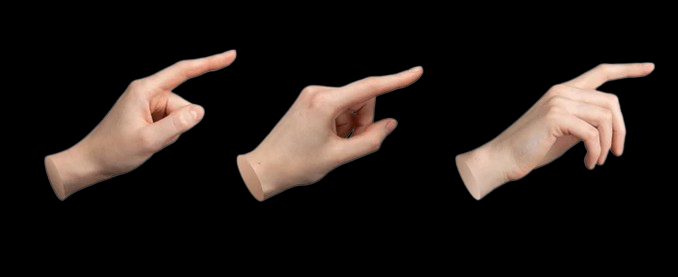
#> input picture Pertemuan_2/hands.jpg, 678 x 277 px
$ jupyter execute 2.2_object_orientation_pca_convex_hull.ipynb
#> lines starting #> are read from the running program, lines starting #| are printed output that depends on the picture; after the words box and inside, x2 and y2 are one past the last pixel; in counts of white or black regions, pixels touching at a corner belong together
### 2.2 Compute 'irregular + concave shape' object orientation using Convex Hull + PCA

- The `cv2.convexHull()` function in OpenCV is used to find the **convex hull** of a set of points,
    - which is the smallest convex shape that fully encloses the given points.
- It is commonly used in **shape analysis and object detection** to remove concavities and outliers.
```python
    hull = cv2.convexHull(points[, hull[, clockwise[, returnPoints]]])
```
- Parameter :
    - `points` are the contours we pass into. <br>
    - `hull` Output array to store hull indices (used when `returnPoints=False`). <br>
    - `clockwise` : Orientation flag. If it is `True`, the output convex hull is oriented clockwise. Otherwise, it is oriented counter-clockwise. <br>
    - `returnPoints` : If `True`, returns the hull points. If `False`, returns the indices of convex hull points in the original contour. Default: `True`. <br>
    </img><br><br>

[cell 1]
import cv2
import numpy as np
import matplotlib.pyplot as plt

print("OpenCV version: " + cv2.__version__)

#### EXAMPLE 1 - Find Object Orientation using PCA + Convex Hull

[cell 2]
# Load and convert the image to grayscale
image = cv2.imread("hands.jpg")
#> image is the input picture: shape (277, 678, 3); mean B, G, R 23.2, 26.7, 33.5
gray = cv2.cvtColor(image, cv2.COLOR_BGR2GRAY)
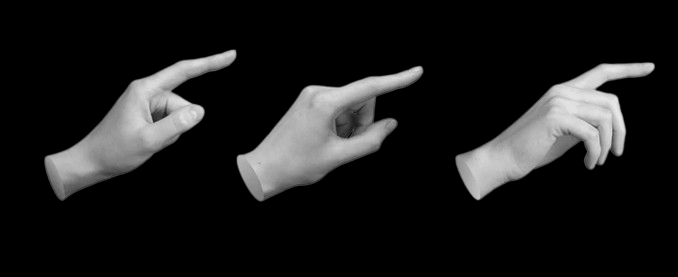
#> gray: shape (277, 678); min 0, max 233, mean 28.3

# Step 1: Apply simple Binary Thresholding (Inverse Binary Thresholding)
_, binary = cv2.threshold(gray, 70, 255, cv2.THRESH_BINARY)
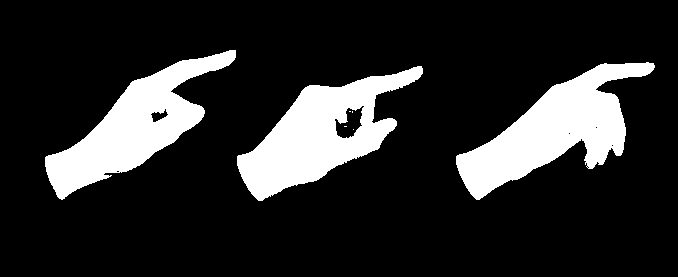
#> binary: shape (277, 678); 16.9% white; 7 white regions (4 under 20 px), largest, box (x1, y1, x2, y2) and area: (456, 62, 655, 200) 11106, (237, 66, 423, 201) 10619, (45, 50, 236, 200) 9994

# Step 2: Apply Canny Edge Detection
edges = cv2.Canny(binary, 50, 200)
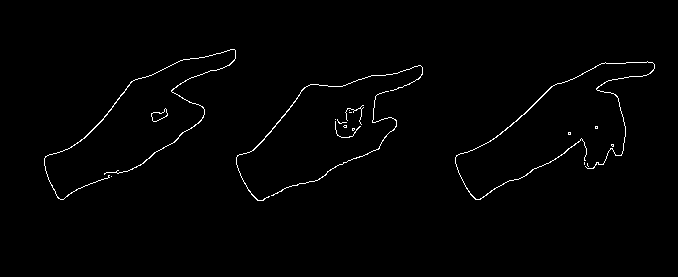
#> edges: shape (277, 678); 1.1% white in thin lines or dots, all inside (x1, y1, x2, y2) = (44, 49, 655, 201)

# Display the images binary and edges
plt.figure(figsize=(20,10))

plt.subplot(1, 2, 1)
plt.imshow(binary, cmap="gray")
plt.title("Binary Image")
plt.axis("off")

plt.subplot(1, 2, 2)
plt.imshow(edges, cmap="gray")
plt.title("Canny Edge Detection")
plt.axis("off")

plt.show()
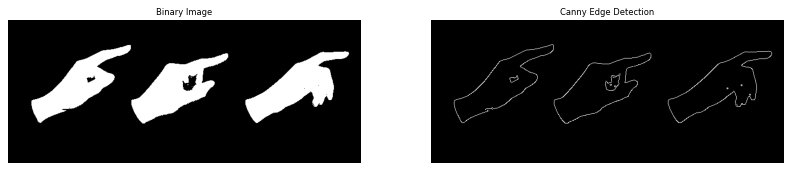
#> figure drawn by matplotlib, 2 panels

[cell 3]
# Step 3: Find contours
contours, _ = cv2.findContours(binary, cv2.RETR_EXTERNAL, cv2.CHAIN_APPROX_SIMPLE)
#> contours = 3 contours; box (x1, y1, x2, y2) and area: (237, 66, 423, 201) 10867, (456, 62, 655, 200) 10823, (45, 50, 236, 200) 9842

# Step 4: Calculate minimum area bounding rectangle
output = image.copy()
for contour in contours:

    # filter out small contours
    if cv2.contourArea(contour) < 50:
        continue

    # modify contour by applying convex hull
    contour = cv2.convexHull(contour)

    # draw contour
    cv2.drawContours(output, [contour], -1, (0, 255, 0), 1)

    # calculate PCA of the contour
    data_points = np.array(contour.squeeze(), dtype=np.float64)
    mean, eigenvectors = cv2.PCACompute(data_points, mean=None)

    # calculate the center of the contour
    center = tuple(mean[0].astype(int))

    # eigenvectors[0, 0] is the x-component of the first eigenvector
    # eigenvectors[0, 1] is the y-component of the first eigenvector
    # Computes the angle (θ) of the principal axis with respect to the x-axis.
    angle_rad_original = np.arctan2(eigenvectors[0, 1], eigenvectors[0, 0]) # in radians within the range [-π, π]
    angle_rad = (angle_rad_original - np.pi) % (-1 * np.pi) # in radians within the range [0, π]
    angle_rad = abs(angle_rad) # Convert to range [0, π]

    # Define the length of the orientation lines
    length = 50

    # Black line for original orientation, always referenced as horizontal line
    cv2.line(output, center, (center[0] + length, center[1]), (0, 0, 0), 2)

    # Compute the end point for the **rotation axis** (red line)
    end_x = int(center[0] + length * np.cos(angle_rad)) # x = x0 + r * cos(angle)
    end_y = int(center[1] - length * np.sin(angle_rad)) # y = y0 - r * sin(angle)
    cv2.line(output, center, (end_x, end_y), (0, 0, 255), 2)  # Red line for rotation axis

    # Draw angle text near the red line
    angle = np.rad2deg(angle_rad) # in degrees within the range [0, 180]
    text_position = (center[0] - 7, center[1] - 7)
    cv2.putText(output, f"{int(angle)}", text_position, cv2.FONT_HERSHEY_SIMPLEX,
                0.6, (0, 0, 0), 1, cv2.LINE_AA)
#> this loop made 3 passes
#> (mean, eigenvectors, center, angle_rad_original, angle_rad, end_x, end_y, angle) on passes 1 to 3: ([[317.9, 139.8]], [[0.859, -0.512], [0.512, 0.859]], (317, 139), -0.537, 0.537, 359, 113, 30.77), ([[561, 128.9]], [[0.863, -0.504], [0.504, 0.863]], (561, 128), -0.529, 0.529, 604, 102, 30.29), ([[134, 129.9]], [[0.816, -0.578], [0.578, 0.816]], (134, 129), -0.617, 0.617, 174, 100, 35.34)
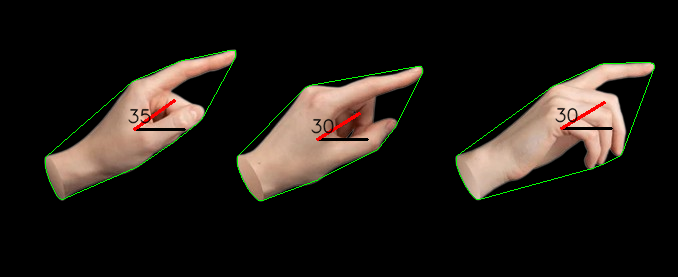
#> output: shape (277, 678, 3); 1.48% of pixels changed, all inside (x1, y1, x2, y2) = (45, 50, 655, 201)


# Show results using Matplotlib
plt.figure(figsize=(20, 6))
plt.imshow(output[:, :, ::-1])  # Convert BGR to RGB
plt.axis("off")
plt.title("Object Orientation with Reference Line")
plt.show()

$ run again, with Pertemuan_2/plane.jpg copied over Pertemuan_2/hands.jpg
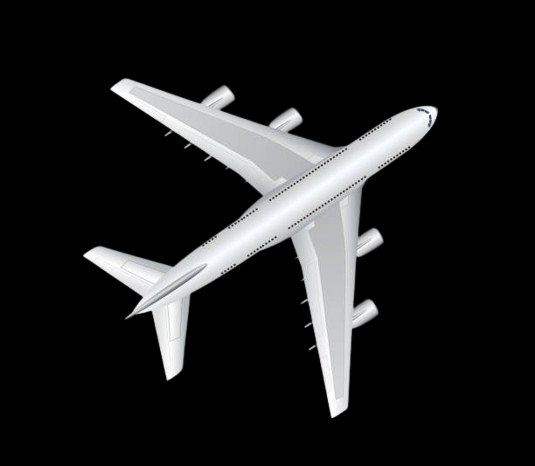
#> input picture Pertemuan_2/plane.jpg, 535 x 466 px
#> image is the input picture: shape (466, 535, 3); mean B, G, R 31.6, 31.3, 31
#> binary: shape (466, 535); 15% white; 1 white region, box (x1, y1, x2, y2) and area: (83, 78, 438, 418) 37272
#> edges: shape (466, 535); 1% white in thin lines or dots, all inside (x1, y1, x2, y2) = (83, 77, 438, 418)
#> `plt.show()`:
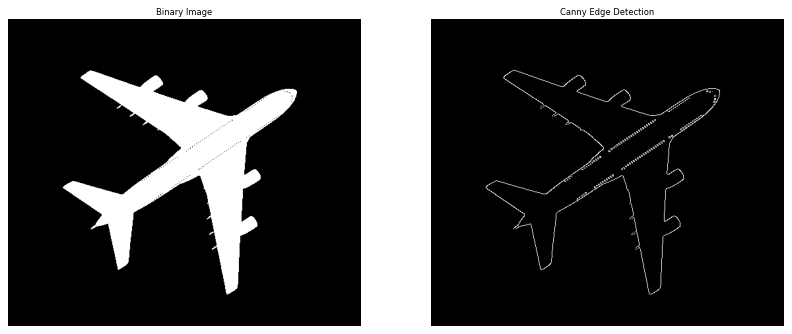
#> figure drawn by matplotlib, 2 panels
#> contours = 1 contour; box (x1, y1, x2, y2) and area: (83, 78, 438, 418) 36505
#> the loop `for contour in contours:` made 1 pass
#> (mean, eigenvectors, center, angle_rad_original, angle_rad, length, end_x, end_y) on pass 1: ([[268.5, 232.1]], [[0.509, 0.861], [0.861, -0.509]], (268, 232), 1.04, 2.11, 50, 242, 188)
#> after the loop `for contour in contours:`:
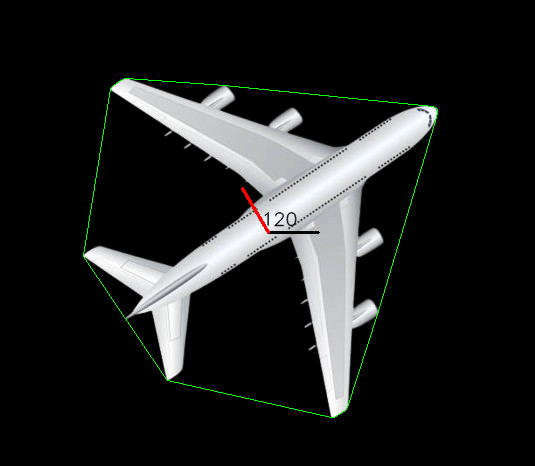
#> output: shape (466, 535, 3); 0.67% of pixels changed, all inside (x1, y1, x2, y2) = (83, 78, 438, 418)
